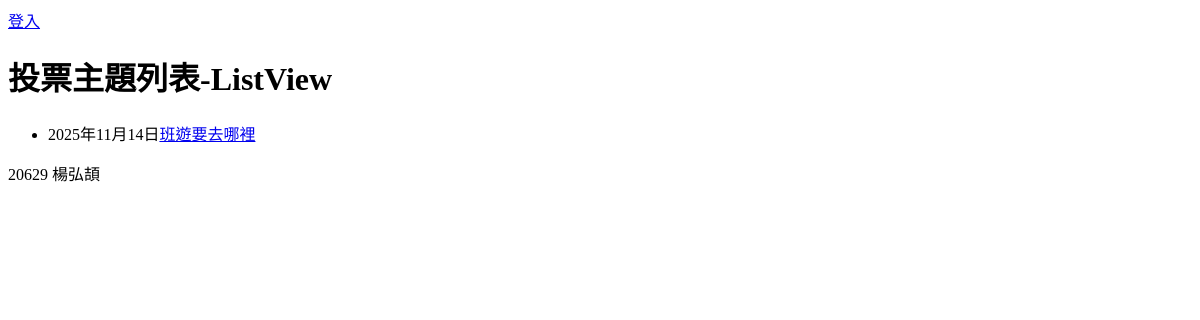
The page /poll/ on the database as committed earlier.
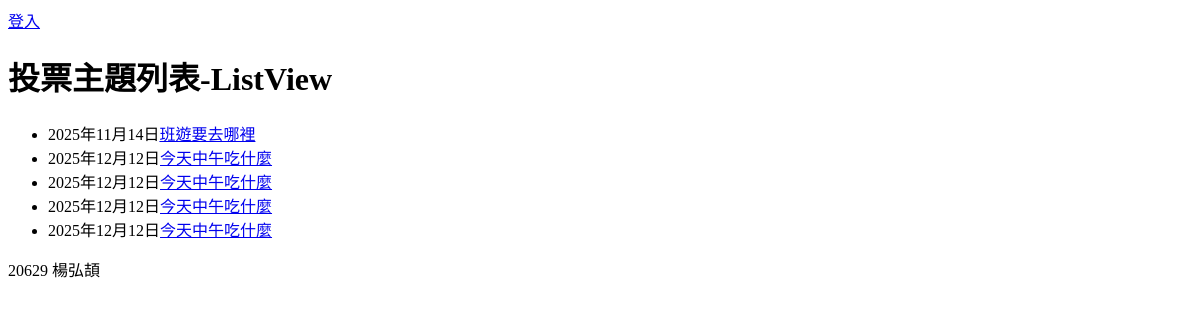
The same page on the database as committed later.
### default/models.py (models this page shows, shortened)
class Poll(models.Model):    #建立群組套用模型
    subject = models.CharField("投票主題",max_length=64)    #引用模型單行文字取名字
    desc = models.TextField("說明")  #多行文字
    created = models.DateField("建立日期",auto_now_add=True)   #第一次建立時間

### default/views.py (the view)
# urls.py: path("",PollList.as_view(),name='poll_list'),
class PollList(ListView):
    model = Poll

### templates/default/poll_list.html (shortened to what this page needs)
{%extends "base.html"%}
{%block main %}
<h1>投票主題列表-ListView</h1>
    <ul>
        {% for poll in poll_list %}
        <li>
            {{poll.created}}<a href="{% url 'poll_view' poll.id %}">{{poll.subject}}</a>
        </li>
        {% endfor %}
    </ul>
{%endblock%}

### templates/base.html (shortened to what this page needs)
<!DOCTYPE html>
<html lang="zh-hant">
<head>
</head>
<body>
    <div class="container">
        <div>
            {% if not user.is_authenticated%}
            <a href="{% url 'login'%}">登入</a>
            {% else %}
            <form action="{% url 'logout'%}" method="post">
                {% csrf_token %}
                <input type="submit" value="登出">
            </form>
            {% endif %}
        </div>
    </div>
    {%block main%}{% endblock%}
    <div>20629 楊弘頡</div>
</body>
</html>

Rows that differ between the two databases and show on the page:
added Poll: created "2025年12月12日", subject "今天中午吃什麼"
added Poll: created "2025年12月12日", subject "今天中午吃什麼"
added Poll: created "2025年12月12日", subject "今天中午吃什麼"
added Poll: created "2025年12月12日", subject "今天中午吃什麼"
